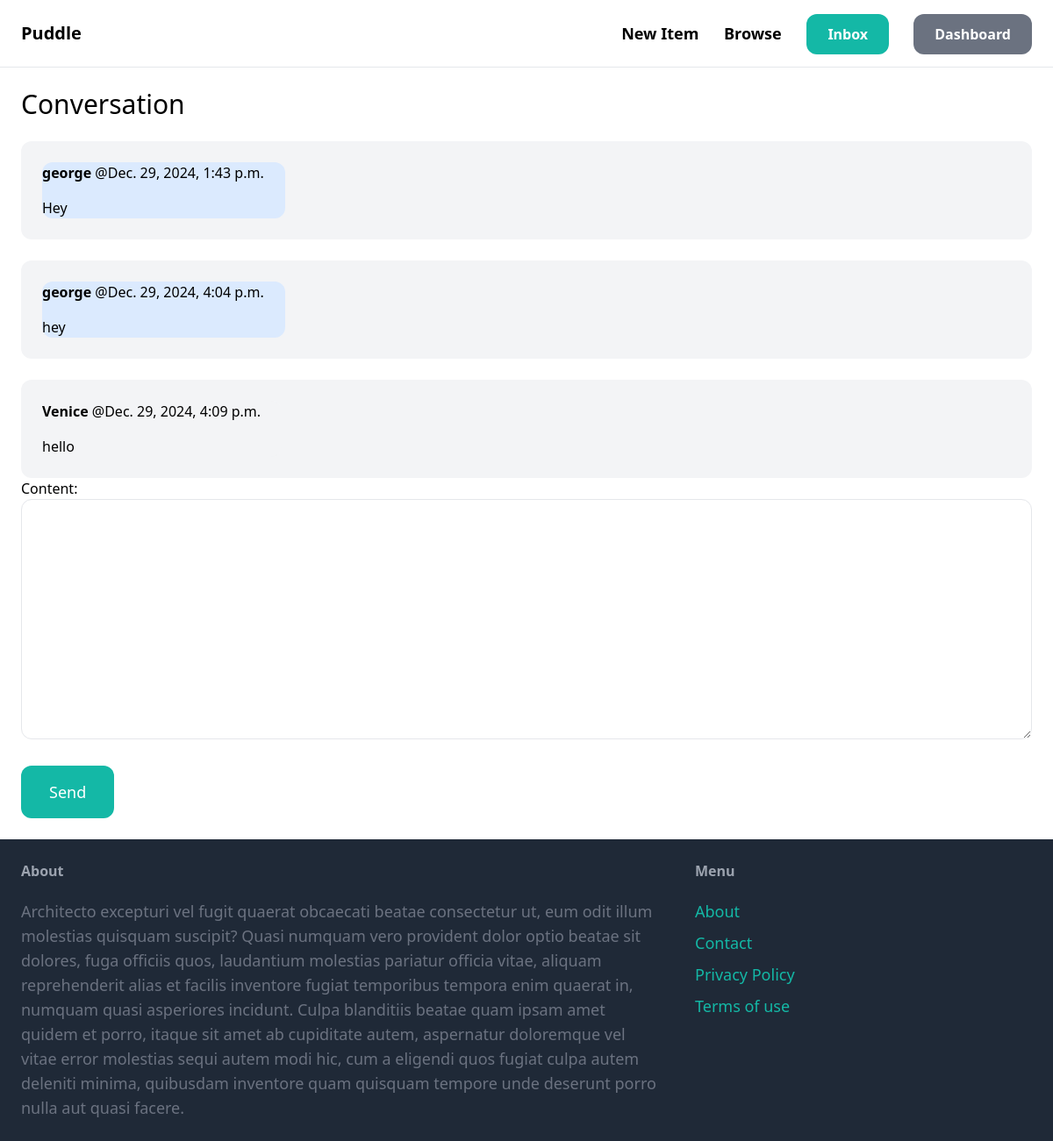
The page /inbox/1/ (signed in) on the database its author committed.
### conversation/models.py (models this page shows)
class ConversationMessage(models.Model):
    conversation = models.ForeignKey(Conversation, related_name='messages', on_delete=models.CASCADE)
    content = models.TextField()
    created_at = models.DateTimeField(auto_now_add=True)
    created_by = models.ForeignKey(User, related_name='created_messages', on_delete=models.CASCADE)

### conversation/views.py (the view)
# urls.py: path('<int:pk>/', views.detail, name='detail'),
@login_required
def detail(request, pk):
    conversation = Conversation.objects.filter(members__in=[request.user.id]).get(pk=pk)
    if request.method =='POST':
        form =ConversationMessageForm(request.POST)
        if form.is_valid():
            conversation_message = form.save(commit=False)
            conversation_message.conversation = conversation
            conversation_message.created_by = request.user
            conversation_message.save()
            conversation.save()
            return redirect('conversation:detail', pk=pk)
    else:
        form = ConversationMessageForm()
    return render(request,'conversation/detail.html',{
        'conversation':conversation,
        'form':form,
    })

### conversation/forms.py
class ConversationMessageForm(forms.ModelForm):
    class Meta:
        model =  ConversationMessage
        fields =('content',)
        widgets ={
                'content': forms.Textarea(attrs={
                    'class': 'w-full py-4 px-6 rounded-xl border'
            })
        }

### conversation/templates/conversation/detail.html (shortened to what this page needs)
{%extends 'core/base.html'%}
{% block content%}
<h1 class='mb-6 text-3xl'> Conversation<h1>
<div class='space-y-6'>
    {% for message in conversation.messages.all %}
            <div class='p-6 flex bg-gray-100 rounded-xl'>
                <div
                class="pr-6 rounded-xl
                {% if message.created_by == request.user %}
                    bg-blue-100
                {% else %}
                    bg-gray-100
                {% endif %}">
                    <div>
                        <p class='mb-4'> <strong> {{message.created_by.username}}</strong> @{{ message.created_at}}</p>
                        <p> {{message.content}}</p>
                    </div>
                </div>
            </div>
    {%endfor%}
</div>
<form method='post' action=".">
    {{form.as_p}}
    <button class='mt-6 py-4 px-8 text-lg bg-teal-500 hover:bg-teal-700 rounded-xl text-white' >Send</button>
</form>
{% endblock%}

### rows shown on the page
ConversationMessage: created_by.username "george", created_at "Dec. 29, 2024, 1:43 p.m.", content "Hey"
ConversationMessage: created_by.username "george", created_at "Dec. 29, 2024, 4:04 p.m.", content "hey"
ConversationMessage: created_by.username "Venice", created_at "Dec. 29, 2024, 4:09 p.m.", content "hello"
